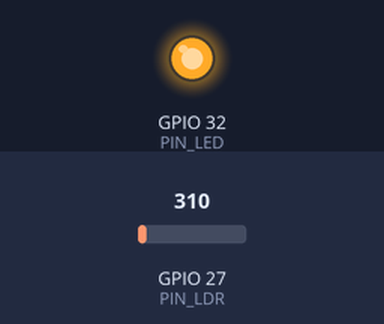
Recording of a program running on a simulated ESP32. Shown: output pins drawn as LEDs (lit = HIGH). The test bench sets the inputs (shaded band); at power-on: GPIO 27 (PIN_LDR) = 310.

Above: at 1.2 s.
1.3 s: GPIO 27 (PIN_LDR) set to 573
2.8 s: GPIO 27 (PIN_LDR) set to 637
At 4.0 s:
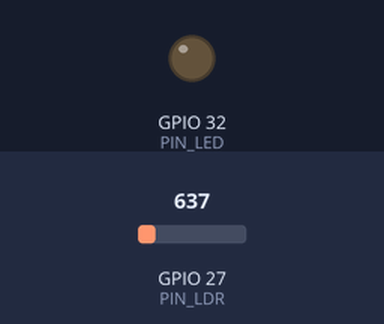
4.3 s: GPIO 27 (PIN_LDR) set to 527
At 5.1 s:
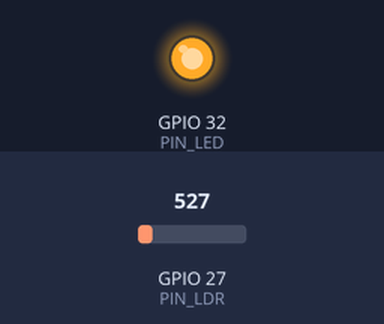
5.8 s: GPIO 27 (PIN_LDR) set to 682
At 6.3 s:
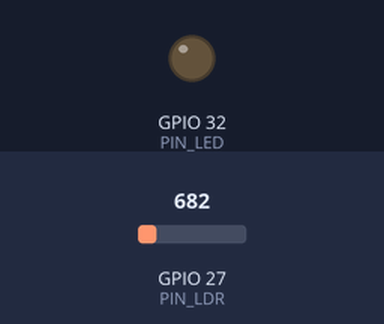
Timing chart, 0 to 8.3 s (numbered marks = the images above; inputs shaded):
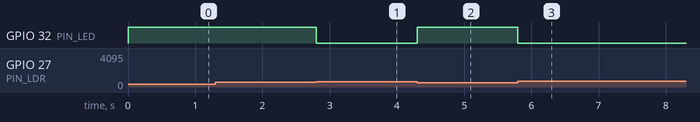

The program:

main.cpp
```cpp
#include <Arduino.h>

// PINs
#define PIN_LM35 34
#define PIN_LDR 27
#define PIN_BTN 26
#define PIN_LED 32

// System's voltage reference
// LM35 is connected to 3V3 pin
#define ADC_SYS_VOL 3300.0

// Maximum resolution of ADC, 12-bit
#define ADC_RES 4096.0

// Factor to obtain milivolts from analog readings
#define MV_FACTOR ADC_SYS_VOL / ADC_RES / 10.0

// Light threshold to turn the led on
#define LED_THS 600

void setup() {
  Serial.begin(115200);

  pinMode(PIN_LED, OUTPUT);
}

void loop() {
  if( analogRead(PIN_LDR) > LED_THS) {
    digitalWrite(PIN_LED, LOW);
  } else {
    digitalWrite(PIN_LED, HIGH);
  }
}
```

Measured:
- the behaviour switches between 600 and 601 on GPIO 27 (PIN_LDR) (found by bisection; images 0 and 1)
- after the input at 1.3 s, every drawn part: stays the same
- after the input at 2.8 s, GPIO 32 (PIN_LED): HIGH → LOW at once
- after the input at 4.3 s, GPIO 32 (PIN_LED): LOW → HIGH at once
- after the input at 5.8 s, GPIO 32 (PIN_LED): HIGH → LOW at once
